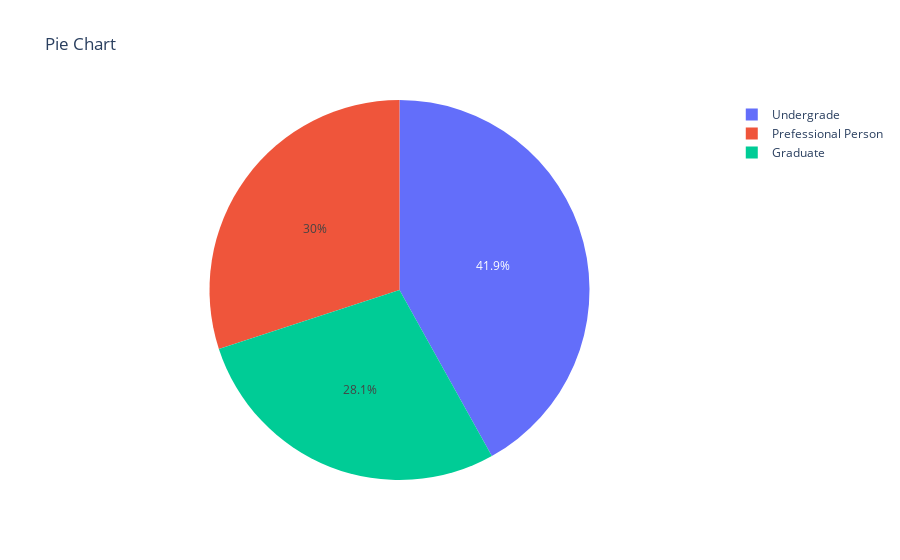

Source (notebook cell):
### Code cell
fig = ps.pie(data, values =education_dis, names =education_dis.index, title = 'Pie Chart')
fig.show()

### Figure 1 — Plotly figure (JSON) as saved in the notebook; plotly's stock layout.template omitted (floating-point values rounded to 4 significant figures)
{"data": [{"domain": {"x": [0, 1], "y": [0, 1]}, "hovertemplate": "label=%{label}<br>value=%{value}<extra></extra>", "labels": ["Graduate", "Prefessional Person", "Undergrade"], "legendgroup": "", "name": "", "showlegend": true, "type": "pie", "values": [1403, 1501, 2096]}], "layout": {"legend": {"tracegroupgap": 0}, "title": {"text": "Pie Chart"}}}
